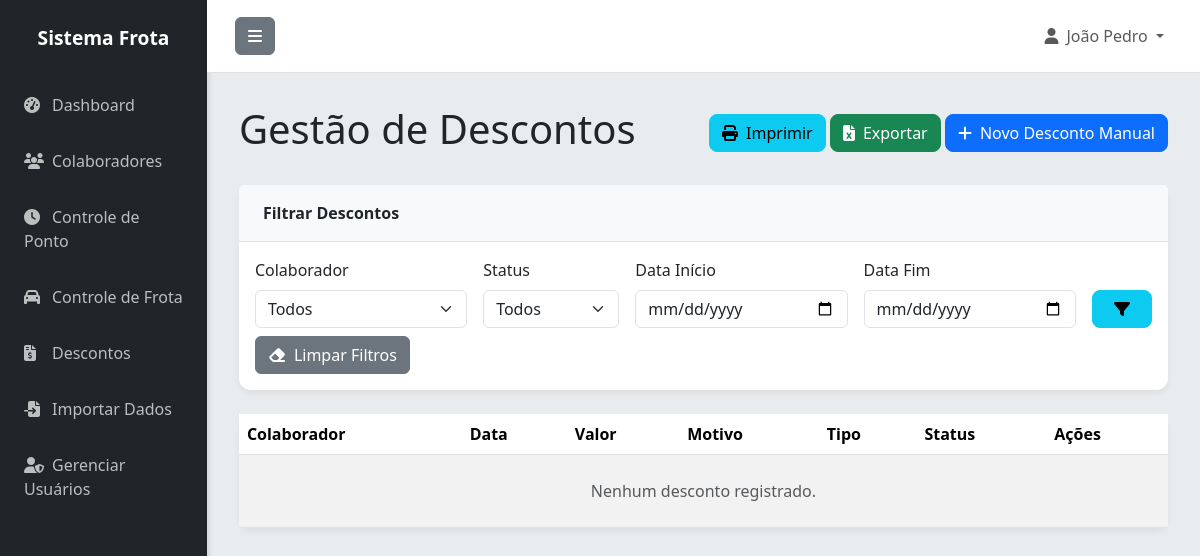
Page /descontos (signed in) on the earlier database version.
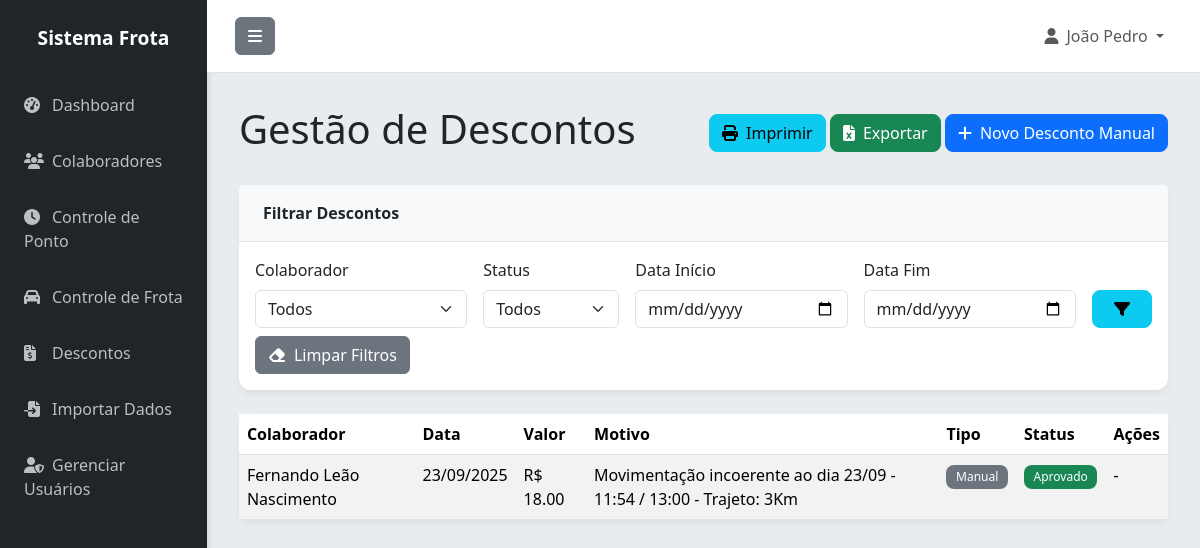
Same page on the later database version.
### app.py (models this page shows)
class Usuario(UserMixin, db.Model):
    id = db.Column(db.Integer, primary_key=True)
    username = db.Column(db.String(80), unique=True, nullable=False)
    password_hash = db.Column(db.String(200), nullable=False)
    nome = db.Column(db.String(100), nullable=False)
    email = db.Column(db.String(120), unique=True, nullable=False)
    ativo = db.Column(db.Boolean, default=True)
    criado_em = db.Column(db.DateTime, default=datetime.utcnow)

class Desconto(db.Model):
    id = db.Column(db.Integer, primary_key=True)
    colaborador_id = db.Column(db.Integer, db.ForeignKey('colaborador.id'), nullable=False)
    data = db.Column(db.Date, nullable=False)
    motivo = db.Column(db.Text, nullable=False)
    valor = db.Column(db.Float, nullable=False)
    status = db.Column(db.String(20), default='pendente')  # pendente, aprovado, cancelado
    frota_id = db.Column(db.Integer, db.ForeignKey('frota.id'))
    automatico = db.Column(db.Boolean, default=False)
    criado_em = db.Column(db.DateTime, default=datetime.utcnow)
    frota = db.relationship('Frota', backref='descontos')

class Colaborador(db.Model):
    id = db.Column(db.Integer, primary_key=True)
    nome = db.Column(db.String(100), nullable=False)
    matricula = db.Column(db.String(50), unique=True, nullable=False)
    cpf = db.Column(db.String(14), unique=True)
    telefone = db.Column(db.String(20))
    email = db.Column(db.String(120))
    veiculo_vinculado = db.Column(db.String(20))
    ativo = db.Column(db.Boolean, default=True)
    criado_em = db.Column(db.DateTime, default=datetime.utcnow)
    pontos = db.relationship('Ponto', backref='colaborador', lazy=True, cascade='all, delete-orphan')
    frotas = db.relationship('Frota', backref='motorista_obj', lazy=True)
    descontos = db.relationship('Desconto', backref='colaborador', lazy=True)

### app.py (the view)
@app.route('/descontos', methods=['GET'])
@login_required
def descontos():
    query = Desconto.query.order_by(Desconto.data.desc())
    colaboradores = Colaborador.query.all()
    colaborador_id = request.args.get('colaborador_id')
    status = request.args.get('status')
    data_inicio = request.args.get('data_inicio')
    data_fim = request.args.get('data_fim')
    if colaborador_id and colaborador_id != 'all':
        query = query.filter_by(colaborador_id=int(colaborador_id))
    if status and status != 'all':
        query = query.filter_by(status=status)
    if data_inicio:
        query = query.filter(Desconto.data >= datetime.strptime(data_inicio, '%Y-%m-%d').date())
    if data_fim:
        query = query.filter(Desconto.data <= datetime.strptime(data_fim, '%Y-%m-%d').date())
    descontos = query.all()
    return render_template('descontos.html', descontos=descontos, colaboradores=colaboradores,
                           selected_colaborador_id=colaborador_id, selected_status=status,
                           selected_data_inicio=data_inicio, selected_data_fim=data_fim)

### app.py (called while the page is built, shortened)
@login_manager.user_loader
def load_user(user_id):
    return Usuario.query.get(int(user_id))

@app.before_request
def create_tables():
    db.create_all()

### templates/descontos.html (shortened to what this page needs)
{% extends "base.html" %}
{% block content %}
<div class="d-flex justify-content-between align-items-center mb-4">
    <h1 class="fw-light">Gestão de Descontos</h1>
    <div>
        <button onclick="window.print()" class="btn btn-info"><i class="fas fa-print me-2"></i>Imprimir</button>
        <a href="{{ url_for('exportar', tipo='descontos') }}" class="btn btn-success"><i class="fas fa-file-excel me-2"></i>Exportar</a>
        <a href="{{ url_for('novo_desconto') }}" class="btn btn-primary"><i class="fas fa-plus me-2"></i>Novo Desconto Manual</a>
    </div>
</div>
<div class="card mb-4">
    <div class="card-header">Filtrar Descontos</div>
    <div class="card-body">
        <form method="GET" action="{{ url_for('descontos') }}">
            <div class="row g-3 align-items-end">
                <div class="col-md-3">
                    <label for="colaborador_id" class="form-label">Colaborador</label>
                    <select class="form-select" id="colaborador_id" name="colaborador_id">
                        <option value="all">Todos</option>
                    </select>
                </div>
                <div class="col-md-2">
                    <label for="status" class="form-label">Status</label>
                    <select class="form-select" id="status" name="status">
                        <option value="all">Todos</option>
                    </select>
                </div>
                 <div class="col-md-3">
                    <label for="data_inicio" class="form-label">Data Início</label>
                    <input type="date" class="form-control" id="data_inicio" name="data_inicio" value="{{ selected_data_inicio or '' }}">
                </div>
                <div class="col-md-3">
                    <label for="data_fim" class="form-label">Data Fim</label>
                    <input type="date" class="form-control" id="data_fim" name="data_fim" value="{{ selected_data_fim or '' }}">
                </div>
                <div class="col-md-1">
                    <button type="submit" class="btn btn-info w-100"><i class="fas fa-filter"></i></button>
                </div>
            </div>
            <div class="row mt-2">
                <div class="col-12">
                     <a href="{{ url_for('descontos') }}" class="btn btn-secondary"><i class="fas fa-eraser me-2"></i>Limpar Filtros</a>
                </div>
            </div>
        </form>
    </div>
</div>
<div class="card">
    <div class="card-body p-0">
        <div class="table-responsive">
            <table class="table table-striped table-hover mb-0">
                <thead class="bg-light">
                    <tr>
                        <th scope="col">Colaborador</th>
                        <th scope="col">Data</th>
                        <th scope="col">Valor</th>
                        <th scope="col">Motivo</th>
                        <th scope="col">Tipo</th>
                        <th scope="col">Status</th>
                        <th scope="col">Ações</th>
                    </tr>
                </thead>
                <tbody>
                    {% for desconto in descontos %}
                    <tr>
                        <td>{{ desconto.colaborador.nome }}</td>
                        <td>{{ desconto.data.strftime('%d/%m/%Y') }}</td>
                        <td>R$ {{ "%.2f"|format(desconto.valor) }}</td>
                        <td>{{ desconto.motivo }}</td>
                        <td>
                            {% if desconto.automatico %}
                                <span class="badge bg-info">Automático</span>
                            {% else %}
                                <span class="badge bg-secondary">Manual</span>
                            {% endif %}
                        </td>
                        <td>
                            {% if desconto.status == 'pendente' %}
                                <span class="badge bg-warning">Pendente</span>
                            {% elif desconto.status == 'aprovado' %}
                                <span class="badge bg-success">Aprovado</span>
                            {% else %}
                                <span class="badge bg-danger">Cancelado</span>
                            {% endif %}
                        </td>
                        <td>
                            {% if desconto.status != 'aprovado' and desconto.status != 'cancelado' %}
                            <a href="{{ url_for('editar_desconto', id=desconto.id) }}" class="btn btn-sm btn-outline-warning" title="Editar"><i class="fas fa-edit"></i></a>
                            <a href="{{ url_for('excluir_desconto', id=desconto.id) }}" class="btn btn-sm btn-outline-danger" title="Excluir" onclick="return confirm('Tem certeza que deseja excluir este registro?')"><i class="fas fa-trash"></i></a>
                            {% else %}
                            -
                            {% endif %}
                        </td>
                    </tr>
                    {% else %}
                    <tr>
                        <td colspan="7" class="text-center text-muted py-4">Nenhum desconto registrado.</td>
                    </tr>
                    {% endfor %}
                </tbody>
            </table>
        </div>
    </div>
</div>
{% endblock %}

### templates/base.html (shortened to what this page needs)
<!DOCTYPE html>
<html lang="pt-BR">
<head>
    <link href="https://cdn.jsdelivr.net/npm/bootstrap@5.3.3/dist/css/bootstrap.min.css" rel="stylesheet">
    <link rel="stylesheet" href="https://cdnjs.cloudflare.com/ajax/libs/font-awesome/6.5.1/css/all.min.css">
</head>
<body>
    <div class="d-flex" id="wrapper">
        <div id="sidebar-wrapper">
            <div class="sidebar-heading">Sistema Frota</div>
            <div class="list-group list-group-flush">
                <a href="{{ url_for('index') }}" class="list-group-item"><i class="fas fa-tachometer-alt me-2"></i>Dashboard</a>
                <a href="{{ url_for('colaboradores') }}" class="list-group-item"><i class="fas fa-users me-2"></i>Colaboradores</a>
                <a href="{{ url_for('pontos') }}" class="list-group-item"><i class="fas fa-clock me-2"></i>Controle de Ponto</a>
                <a href="{{ url_for('frota') }}" class="list-group-item"><i class="fas fa-car me-2"></i>Controle de Frota</a>
                <a href="{{ url_for('descontos') }}" class="list-group-item"><i class="fas fa-file-invoice-dollar me-2"></i>Descontos</a>
                <a href="{{ url_for('importar') }}" class="list-group-item"><i class="fas fa-file-import me-2"></i>Importar Dados</a>
                {% if current_user.username == 'admin' %}
                <a href="{{ url_for('usuarios') }}" class="list-group-item"><i class="fas fa-user-shield me-2"></i>Gerenciar Usuários</a>
                {% endif %}
            </div>
        </div>
        <div id="page-content-wrapper">
            <nav class="navbar navbar-expand-lg navbar-light border-bottom">
                <div class="container-fluid">
                    <button class="btn btn-secondary" id="menu-toggle"><i class="fas fa-bars"></i></button>
                    <div class="collapse navbar-collapse" id="navbarSupportedContent">
                        <ul class="navbar-nav ms-auto mt-2 mt-lg-0">
                             {% if current_user.is_authenticated %}
                            <li class="nav-item dropdown">
                                <a class="nav-link dropdown-toggle" href="#" id="navbarDropdown" role="button" data-bs-toggle="dropdown" aria-expanded="false">
                                    <i class="fas fa-user me-2"></i>{{ current_user.nome }}
                                </a>
                            </li>
                             {% endif %}
                        </ul>
                    </div>
                </div>
            </nav>
            <main class="container-fluid">
                {% block content %}{% endblock %}
            </main>
        </div>
        </div>
</body>
</html>

### templates/base.html (style rules this page uses)
:root { --primary-color: #007bff; --secondary-color: #6c757d; --success-color: #28a745; --danger-color: #dc3545; --warning-color: #ffc107; --info-color: #17a2b8; --light-color: #f8f9fa; --dark-color: #343a40; --background-color: #e9ecef; --card-background: #ffffff; --sidebar-background: #212529; --sidebar-text: #ffffff; --header-background: #ffffff; }
body { background-color: var(--background-color); font-family: 'Segoe UI', Roboto, 'Helvetica Neue', Arial, sans-serif; }
#wrapper { display: flex; }
#sidebar-wrapper { min-height: 100vh; width: 250px; background-color: var(--sidebar-background); box-shadow: 2px 0 5px rgba(0, 0, 0, 0.1); transition: margin .25s ease-out; }
.sidebar-heading { padding: 1.5rem 1rem; font-size: 1.2rem; font-weight: bold; color: var(--sidebar-text); text-align: center; }
.list-group-item { background-color: var(--sidebar-background) !important; color: rgba(255, 255, 255, 0.7) !important; border: none; padding: 1rem 1.5rem; transition: background-color 0.3s, color 0.3s; }
.list-group-item i { width: 20px; }
#page-content-wrapper { flex-grow: 1; width: 100%; }
.navbar { background-color: var(--header-background) !important; border-bottom: 1px solid #e0e0e0; padding: 1rem; }
main.container-fluid { padding: 2rem !important; }
.card { border: none; border-radius: 0.75rem; box-shadow: 0 4px 6px rgba(0, 0, 0, 0.05); }
.card-header { background-color: var(--light-color); border-bottom: 1px solid #e0e0e0; font-weight: bold; padding: 1rem 1.5rem; }
.btn-primary, .btn-success, .btn-warning, .btn-danger, .btn-info { border-radius: 0.5rem; }
.badge { border-radius: 0.5rem; padding: 0.5em 0.8em; font-weight: normal; }

Differences in the rows shown:
added Desconto: colaborador.nome "Fernando Leão Nascimento", data "23/09/2025", valor "18.00", motivo "Movimentação incoerente ao dia 23/09 - 11:54 / 13:00 - Trajeto: 3Km", automatico "Manual", status "Aprovado"
Other differences:
text no longer shown: "Nenhum desconto registrado."
